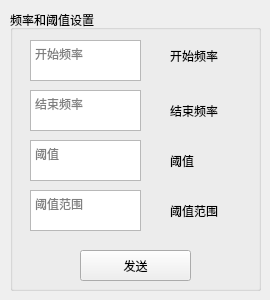
      <widget class="QWidget" name="tab_2">
       <attribute name="title">
        <string>温度</string>
       </attribute>
       <widget class="QGroupBox" name="groupBox_14">
        <property name="geometry">
         <rect>
          <x>10</x>
          <y>10</y>
          <width>251</width>
          <height>281</height>
         </rect>
        </property>
        <property name="title">
         <string>频率和阈值设置</string>
        </property>
        <widget class="QTextEdit" name="textEditStartFreq">
         <property name="geometry">
          <rect>
           <x>20</x>
           <y>30</y>
           <width>111</width>
           <height>41</height>
          </rect>
         </property>
         <property name="placeholderText">
          <string>开始频率</string>
         </property>
        </widget>
        <widget class="QPushButton" name="sendFreqButton">
         <property name="geometry">
          <rect>
           <x>70</x>
           <y>240</y>
           <width>111</width>
           <height>31</height>
          </rect>
         </property>
         <property name="text">
          <string>发送</string>
         </property>
        </widget>
        <widget class="QTextEdit" name="textEditEndFreq">
         <property name="geometry">
          <rect>
           <x>20</x>
           <y>80</y>
           <width>111</width>
           <height>41</height>
          </rect>
         </property>
         <property name="placeholderText">
          <string>结束频率</string>
         </property>
        </widget>
        <widget class="QTextEdit" name="rssiThreshold">
         <property name="geometry">
          <rect>
           <x>20</x>
           <y>130</y>
           <width>111</width>
           <height>41</height>
          </rect>
         </property>
         <property name="placeholderText">
          <string>阈值</string>
         </property>
        </widget>
        <widget class="QTextEdit" name="rssiThresholdSpan">
         <property name="geometry">
          <rect>
           <x>20</x>
           <y>180</y>
           <width>111</width>
           <height>41</height>
          </rect>
         </property>
         <property name="placeholderText">
          <string>阈值范围</string>
         </property>
        </widget>
        <widget class="QLabel" name="label_61">
         <property name="geometry">
          <rect>
           <x>160</x>
           <y>35</y>
           <width>91</width>
           <height>21</height>
          </rect>
         </property>
         <property name="text">
          <string>开始频率</string>
         </property>
        </widget>
        <widget class="QLabel" name="label_62">
         <property name="geometry">
          <rect>
           <x>160</x>
           <y>90</y>
           <width>91</width>
           <height>21</height>
          </rect>
         </property>
         <property name="text">
          <string>结束频率</string>
         </property>
        </widget>
        <widget class="QLabel" name="label_63">
         <property name="geometry">
          <rect>
           <x>160</x>
           <y>140</y>
           <width>91</width>
           <height>21</height>
          </rect>
         </property>
         <property name="text">
          <string>阈值</string>
         </property>
        </widget>
        <widget class="QLabel" name="label_64">
         <property name="geometry">
          <rect>
           <x>160</x>
           <y>190</y>
           <width>91</width>
           <height>21</height>
          </rect>
         </property>
         <property name="text">
          <string>阈值范围</string>
         </property>
        </widget>
       </widget>
      </widget>
